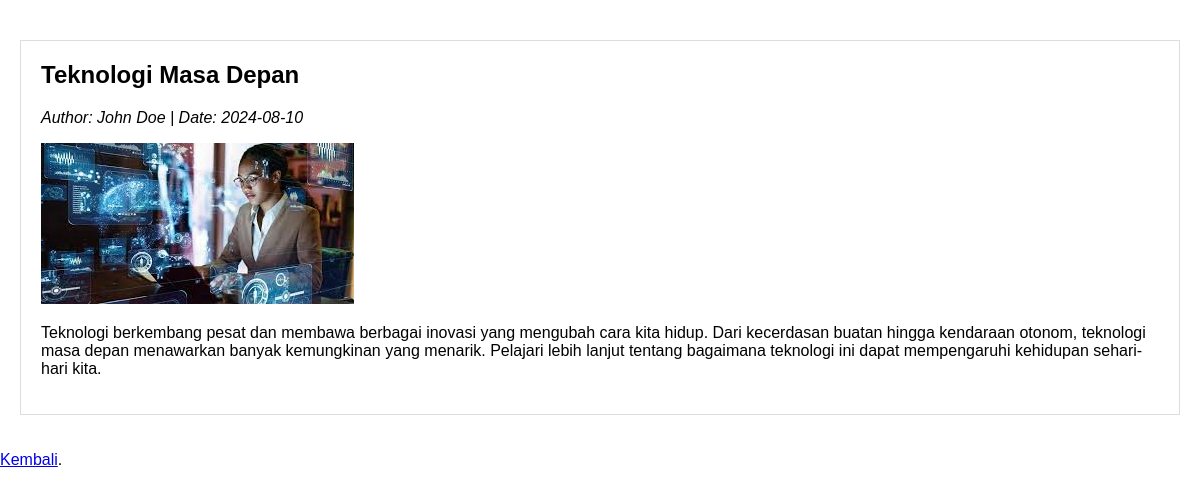
/article_detail.php?id=1, run on the app's committed database.
### tables this page shows
CREATE TABLE `articles` (
  `id` int(11) NOT NULL,
  `title` varchar(200) DEFAULT NULL,
  `content` text DEFAULT NULL,
  `author` varchar(50) DEFAULT NULL,
  `publish_date` date DEFAULT NULL,
  `image_url` varchar(255) DEFAULT NULL
);

### article_detail.php (the view, shortened to what this page needs)
<!DOCTYPE html>
<html lang="en">
<head>
    <link rel="stylesheet" href="style.css">
</head>
<body>
    <div class="container">
        <?php
        include('koneksi.php');
        if (isset($_GET['id'])) {
            $id = $_GET['id'];
            $query = "SELECT * FROM articles WHERE id=$id";
            $result = $conn->query($query);
            if ($result->num_rows > 0) {
                while ($row = $result->fetch_assoc()) {
                    echo "<div class='article'>";
                    echo "<h2>" . $row['title'] . "</h2>";
                    echo "<p><em>Author: " . $row['author'] . " | Date: " . $row['publish_date'] . "</em></p>";
                    echo "<img src='" . $row['image_url'] . "' alt='Image'><br>";
                    echo "<p>" . $row['content'] . "</p>";
                    echo "</div>";
                }
            } else {
                echo "No article found.";
            }
        }
        ?>
    </div>
    <p> <a href="index.php">Kembali</a>.</p>
</body>
</html>

### style.css (style rules this page uses)
body { font-family: Arial, sans-serif; }

### article_detail.php (style rules this page uses)
body { font-family: Arial, sans-serif; margin: 0; padding: 0; }
.container { padding: 20px; }
.article { padding: 20px; border: 1px solid #ddd; margin-top: 20px; }
.article h2 { margin-top: 0; }
.article img { max-width: 100%; height: auto; }

### data on the page
articles: title "Teknologi Masa Depan", author "John Doe", publish_date "2024-08-10", image_url (picture), content "Teknologi berkembang pesat dan membawa berbagai inovasi yang mengubah cara kita hidup. Dari kecerdasan buatan hingga kendaraan otonom, teknologi masa depan menawarkan banyak kemungkinan yang menarik. Pelajari lebih lanjut tentang bagaimana teknologi ini dapat mempengaruhi kehidupan sehari-hari kita."
